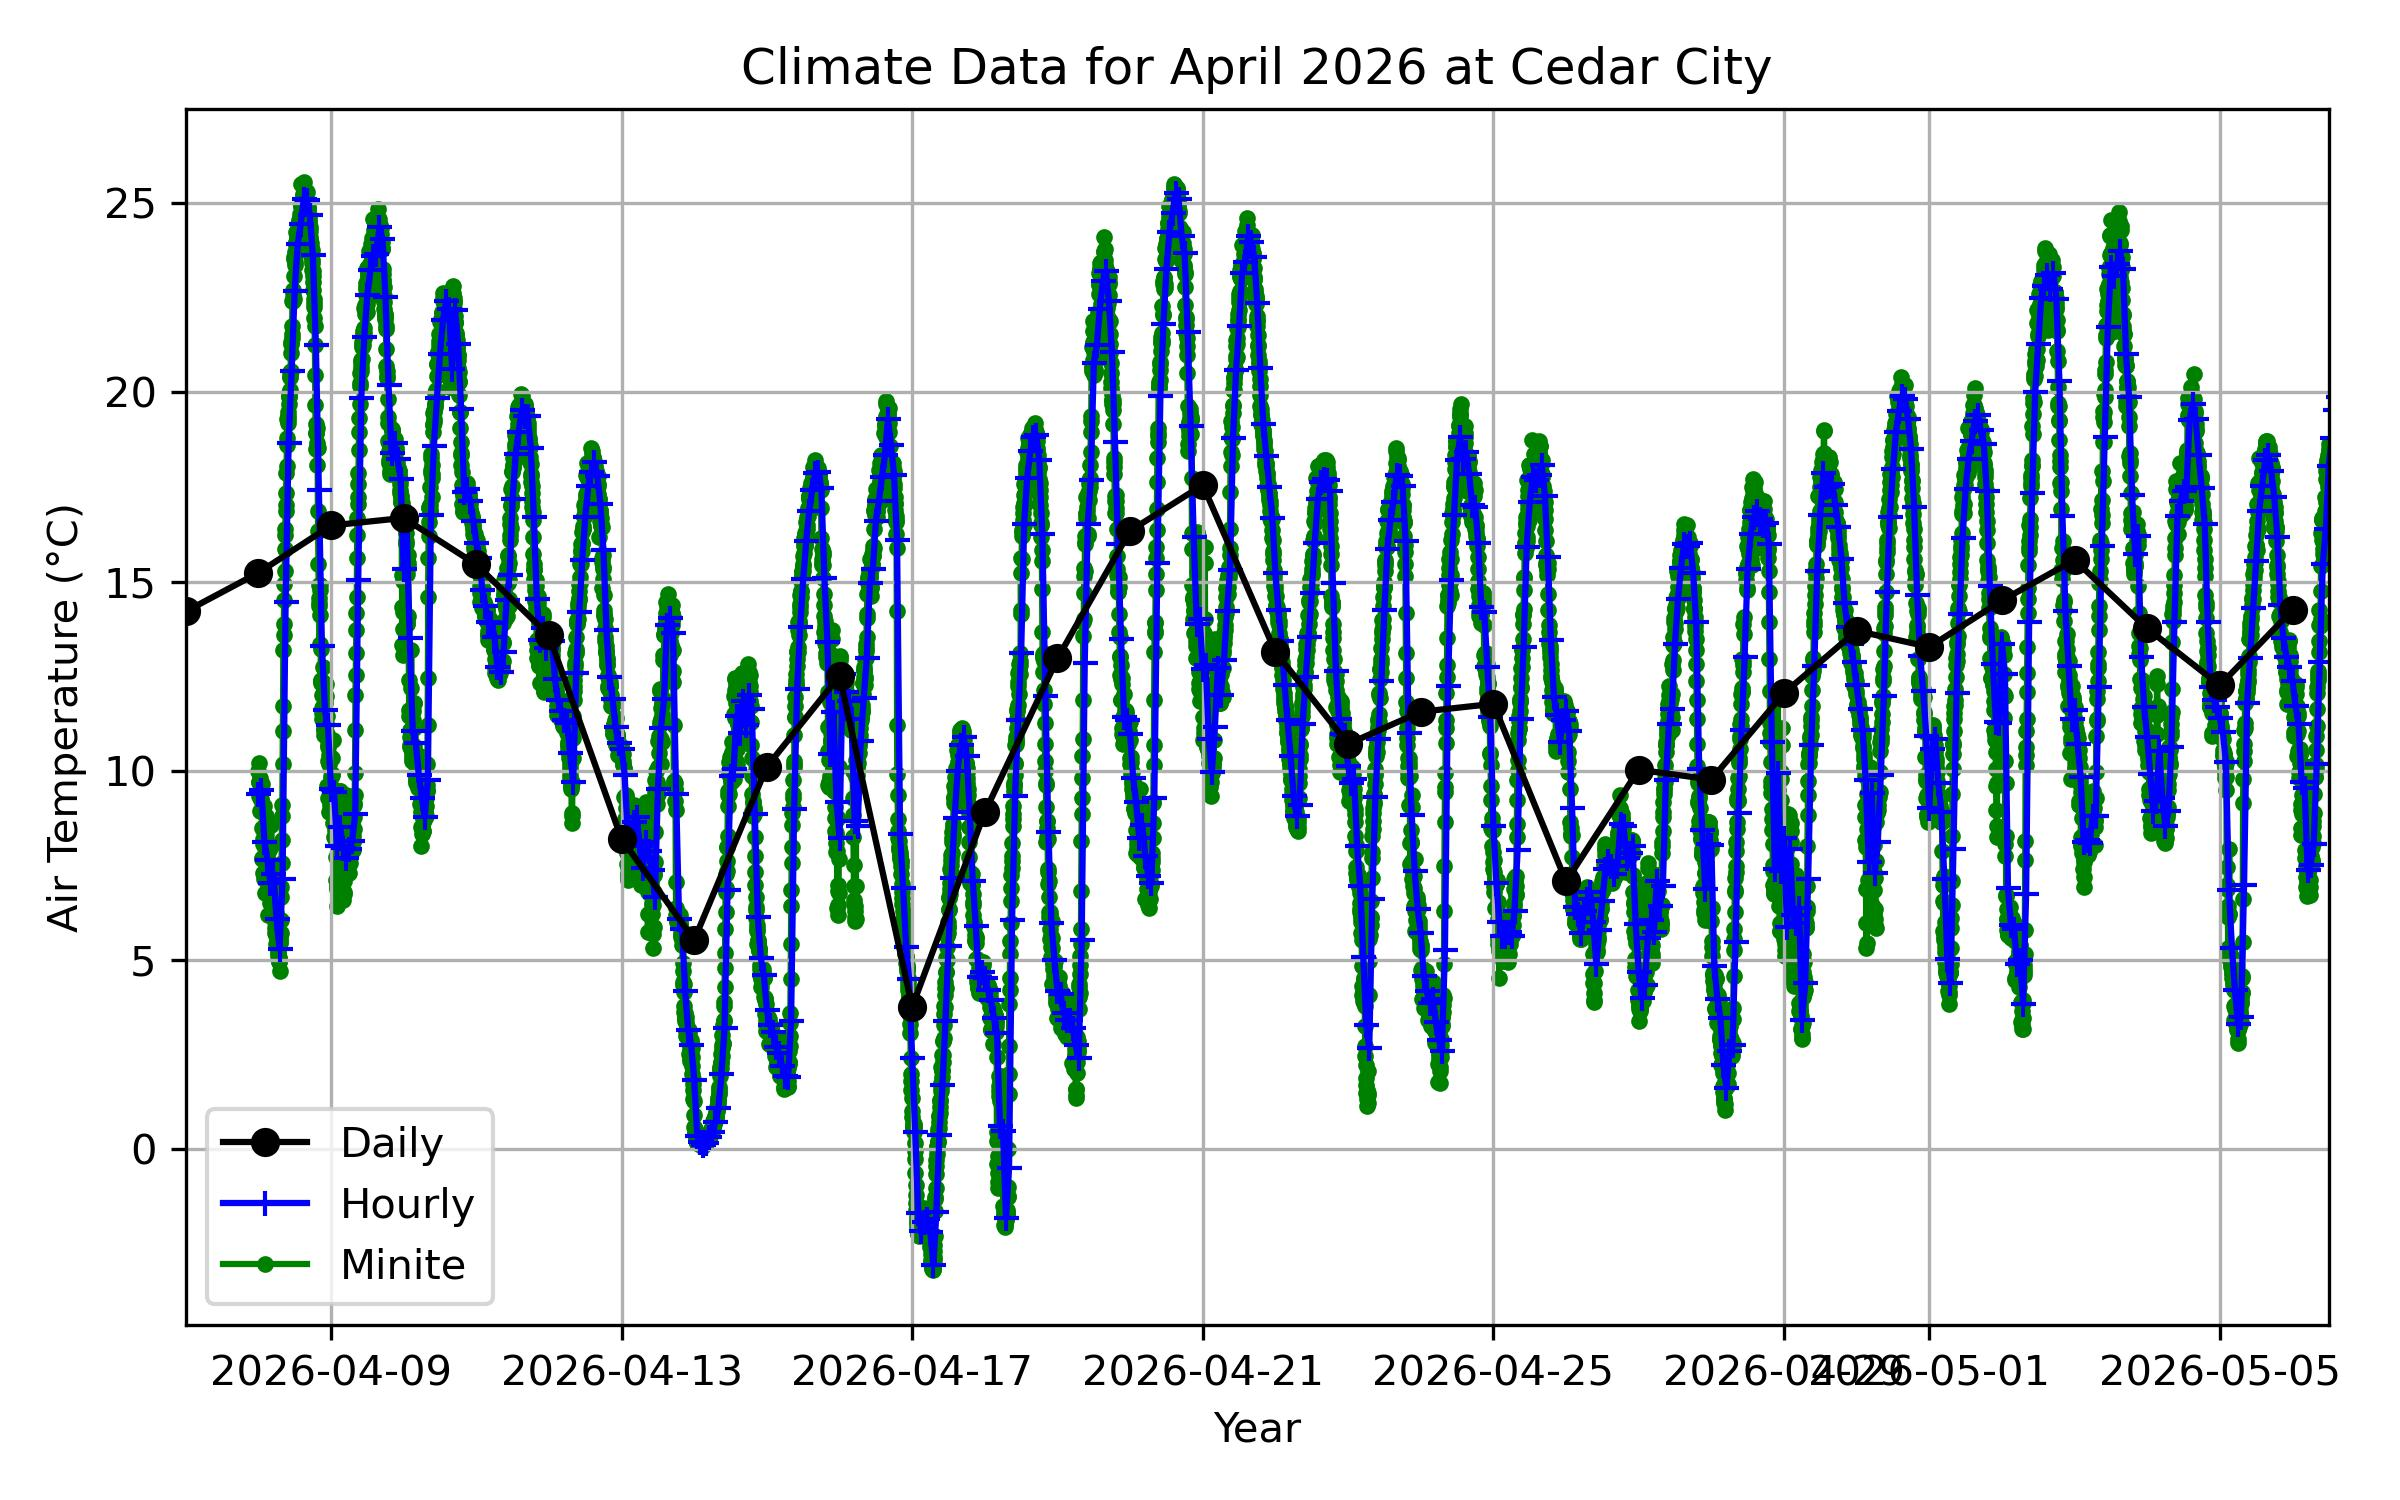

Here is the Python script that generated this plot:
"""
Example: Plot Daily, Hourly, and Minute Climate Data

This program demonstrates how to:
1. Read climate datasets with different temporal resolutions
2. Convert date columns into datetime format
3. Set datetime as the index
4. Plot multiple time-series datasets together

Dataset source:
Utah Climate Center
https://climate.usu.edu/mchd/
"""

import pandas as pd
import matplotlib.pyplot as plt
import sys

import pandas as pd
import numpy as np
from pathlib import Path

# Step 1. Define file paths
# Replace the file names below with your own full paths.

file_dly_path = Path('../../data_raw/cedar-city-zion-np-kolob.daily.csv')
file_hly_path = Path('../../data_raw/cedar-city-zion-np-kolob.hourly.csv')
file_min_path = Path('../../data_raw/cedar-city-zion-np-kolob.min.csv')


# Read the CSV files
# The comment="#" option ignores metadata lines
# beginning with # in the climate files.

data_dly = pd.read_csv(file_dly_path, header=0, comment="#")
data_hly = pd.read_csv(file_hly_path, header=0, comment="#")
data_min = pd.read_csv(file_min_path, header=0, comment="#")


# Convert 'Category' column to datetime format

data_dly['date_time'] = pd.to_datetime(data_dly['Category'])
data_hly['date_time'] = pd.to_datetime(data_hly['Category'])
data_min['date_time'] = pd.to_datetime(data_min['Category'])


# Set datetime as index

data_dly.set_index('date_time', inplace=True)
data_hly.set_index('date_time', inplace=True)
data_min.set_index('date_time', inplace=True)


# Normalize daily timestamps
# Removes the time component from daily data.

data_dly.index = data_dly.index.normalize()


# --- Create the plot ---

plt.figure(figsize=(8, 5))

fig_title = 'Climate Data for April 2026 at Cedar City'


# Plot data
varname='Air Temp Avg'
plt.plot(data_dly.index, data_dly[varname], marker='o', linestyle='-', color="black", label='Daily',zorder=3)


# Step 2: Plot hourly and minute air temperature

plt.plot(data_hly.index, data_hly[varname], marker='+', linestyle='-', color="blue", label='Hourly',zorder=2)
plt.plot(data_min.index, data_min[varname], marker='.', linestyle='-', color="green", label='Minite',zorder=1)


# Adding title and labels

plt.title(fig_title)
plt.xlabel('Year')
plt.ylabel('Air Temperature (°C)')
plt.grid(True)


# Set x-axis range

xmin = data_dly.index.min()
xmax = data_dly.index.max()+ pd.Timedelta(days=0.5)
plt.xlim([xmin, xmax])


# Add legend labels to distinguish between different datasets on the plot.
plt.legend()


# Adjust layout to prevent overlap
plt.tight_layout()

# Save the plot as a JPEG file
output_path = Path(__file__).with_suffix('.jpg')
plt.savefig(output_path, dpi=300)

# Display the plot
plt.show()
